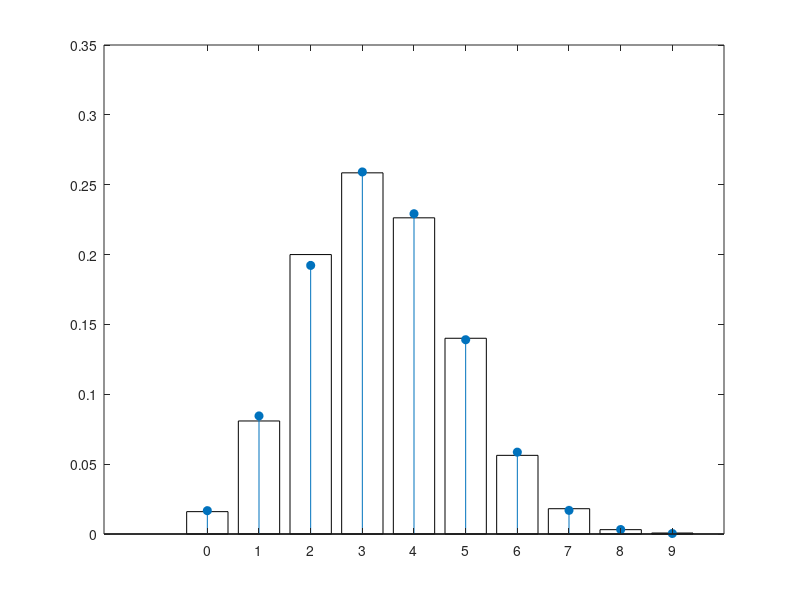

Here is the MATLAB script that generated this plot:
pkg load statistics

% Source Code from Teacher
n = 10000
% 6430402024
% 6430401997
x0 = 997 + 24                     % sum of 3 last digits of 2 students
x1 = mod(112 * x0, 111) + 2       % (1021 * 112 mod 11) + 2 = 24
x2 = mod(112 * x1, 111) + 2       % (24 * 112 mod 11) + 2 = 26
p = 0.31 + x2 / 1000              % used in Problem 1.2
N = 10
% ------------------------------------------
% Generate the matrix of n ramdom samples from binomial distribution (10, p)
% in matrix from. dimension = sqrt(n) x sqrt(n)
  Bernmat = binornd(N, p, sqrt(n));
% ------------------------------------------
% convert Bernmat to Row Vector(dim 1 x n), X
X = (Bernmat'(:))'; % Random Variable
minX = min(X);
maxX = max(X);
e = [minX:maxX + 1] - 0.5;
H = histc(X, e);
nbins = length(e) - 1;
bin_centers = [minX:maxX];
bar(bin_centers, H(1:nbins) / n, 'w');
hold on   % prevent erasure last plot
k = [0 : nbins - 1]     % Range of pmf
Mn = mean(X); % Sample Mean
pn = Mn / N;  % estimate Bernoulli parameter p
prob = binopdf(k, N, pn);   %compute binomial(N, pn) pmf
stem(k, prob, 'filled')   % make the stem plot of pmf
fprintf("Mn = %g, pn = %g\n", Mn, pn);
hold off
